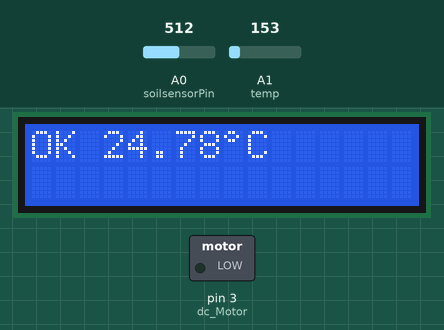
This sketch was run on a simulated Arduino Uno, built with avr-gcc and run on an emulated ATmega328P. Shown: 16×2 character LCD, switched loads named in the sketch (green lamp = pin HIGH). The test bench sets the inputs (shaded band); at power-on: A0 (soilsensorPin) = 512, A1 (temp) = 153. What the sketch prints to the serial monitor is not drawn.

Above: at 1.2 s.
1.3 s: A0 (soilsensorPin) set to 589
8.2 s: A0 (soilsensorPin) set to 614
At 11.4 s:
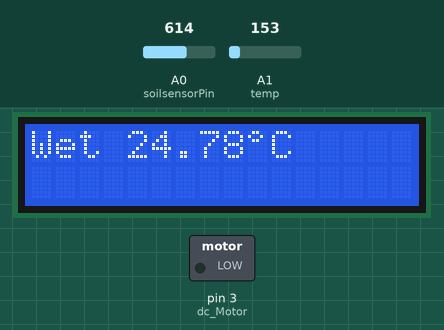
15.1 s: A0 (soilsensorPin) set to 190
At 16.3 s:
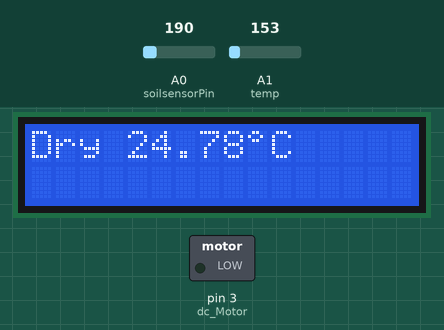
21.6 s: A1 (temp) set to 192
At 25.1 s:
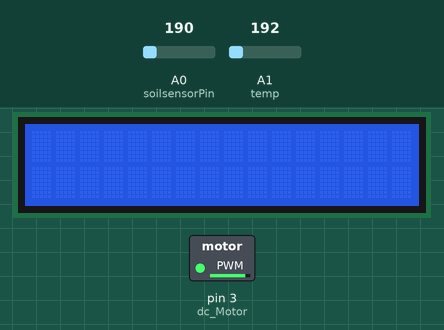
28.5 s: A0 (soilsensorPin) set to 209
At 30.7 s:
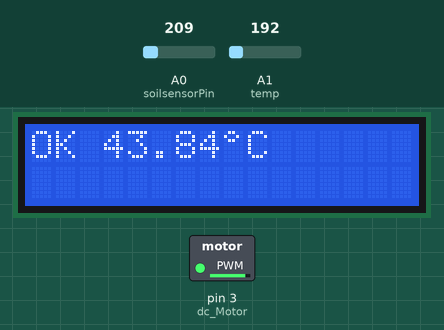
35.4 s: A1 (temp) set to 175
At 39.0 s:
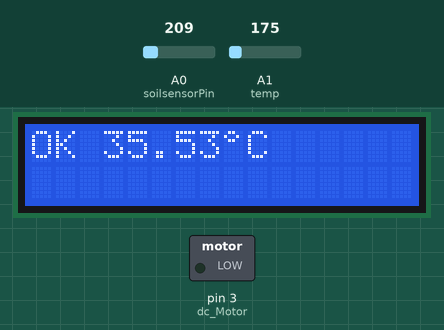
Timing chart, 0 to 40.5 s (numbered marks = the images above; inputs shaded):
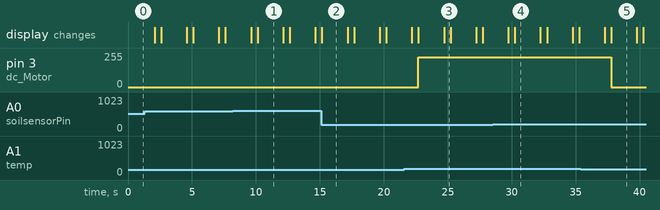

The sketch:

Soil-Moisture-Arduino.ino
```cpp
// Include necessary libraries
#include <LiquidCrystal_I2C.h>

// initializing pins for moisture sensor, dc_motor , tmp32 temperature sensor and LCD_I2C display
const int soilsensorPin = A0; // Analog input pin for the soil moisture sensor
const int dc_Motor = 3; // Pin connected to the DC motor
int temp = A1; // TMP36 temperature sensor connected to analog A1
LiquidCrystal_I2C lcd(32,16,2); // Initialize LCD display (I2C address, number of columns, number of rows)

//custom variables
float voltage; // Variable to store voltage value
float celcius; // Variable to store temperature in Celsius

//  degree symbol character
byte degree[8] = {0b01100, 0b10010, 0b01100, 0b00000, 0b00000, 0b00000, 0b00000, 0b00000};


void setup() {
// Initialize serial communication
  Serial.begin(9600);

  pinMode(dc_Motor, OUTPUT); // Set motor pin as output

//Lcd_I2C configurations
  lcd.init(); // Initialize LCD display
  lcd.createChar(0, degree); // Create the custom character for degree symbol
  lcd.setCursor(0,0); // Set cursor to the beginning of the LCD
  lcd.backlight(); // Turn on LCD backlight
  lcd.display(); // Turn on LCD display


}


void loop() {

//take the data from the soil moisture sensor
  int soilMoistureValue = analogRead(soilsensorPin); // Read soil moisture sensor value
  Serial.println(soilMoistureValue); // Print soil moisture value to serial monitor


// convert the reading from the temperature sensor into degree Celsius
  voltage = analogRead(temp)*(5.0/1023.0); // Convert analog reading to voltage
  celcius = (voltage - 0.5)* 100; // Convert voltage to Celsius
  String soilMoistureLevel; // Variable to store soil moisture level

// Determine soil moisture level based on sensor value
  if (soilMoistureValue < 200){
    soilMoistureLevel = "Dry";
  } else if (soilMoistureValue < 600) {
    soilMoistureLevel = "OK";
  } else {
    soilMoistureLevel = "Wet";
  }

// Activate DC motor (fan) if temperature is above 40 degrees Celsius
  if (celcius > 40.00) {
    analogWrite(dc_Motor, 225); // Turn on the fan
  } else {
    analogWrite(dc_Motor, 0); // Turn off the fan
  }

// Display soil moisture level and temperature on LCD
//lcd.setCursor(0, 0);  Set cursor to the beginning of the LCD
  lcd.print(soilMoistureLevel + " "); // Print soil moisture level
  lcd.print(celcius); // Print temperature
  lcd.write(byte(0)); // Write the custom character for degree symbol
  lcd.print("C");    // Print 'C' for Celsius
  delay(2000);      // Wait for 2 seconds
  lcd.clear();     // Clear the LCD

// Wait for a short period before taking new readings
  delay(500);
}
```

Measured:
- the behaviour switches between 599 and 600 on A0 (soilsensorPin) (found by bisection; images 0 and 1)
- the behaviour switches between 184 and 185 on A1 (temp) (found by bisection; images 2 and 3)
- the behaviour switches between 199 and 200 on A0 (soilsensorPin) (found by bisection; images 3 and 4)
- after the input at 8.2 s, the display: first differs from a run without the input after 1.9 s (image 1)
- after the input at 15.1 s, the display: changes after 0.06 s (image 2)
- after the input at 21.6 s, pin 3 (dc_Motor): 0/255 → 225/255 after 1.1 s; the display: first differs from a run without the input after 1.1 s (image 3 shows a later state)
- after the input at 28.5 s, the display: first differs from a run without the input after 1.7 s (image 4)
- after the input at 35.4 s, pin 3 (dc_Motor): 225/255 → 0/255 after 2.4 s; the display: first differs from a run without the input after 2.4 s (image 5)
